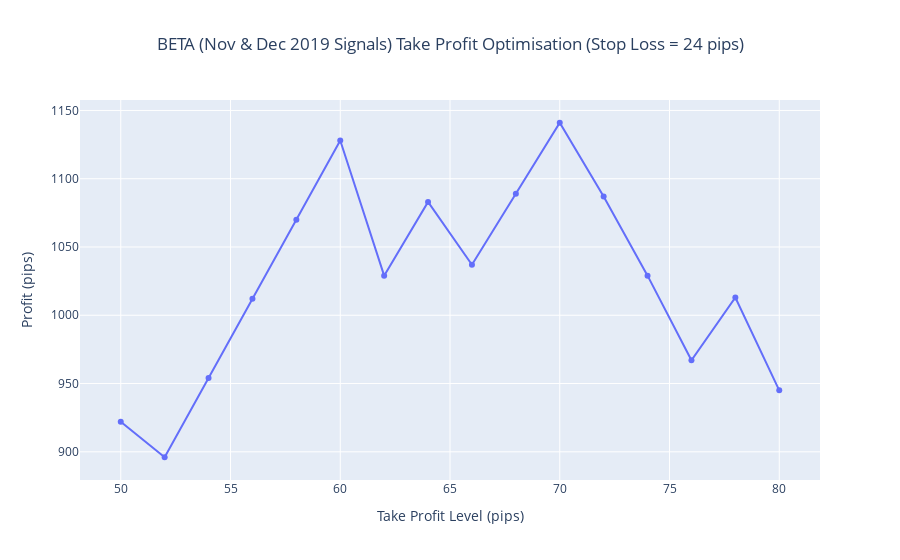

Notebook code for this chart:
### Code cell
fig = go.Figure(data=go.Scatter(x=list(take_profits), y=profits))
fig.update_layout(
    title="BETA (Nov & Dec 2019 Signals) Take Profit Optimisation (Stop Loss = 24 pips)",
    title_x=0.5,
    xaxis_title="Take Profit Level (pips)",
    yaxis_title="Profit (pips)"
)
fig.show()

### Figure 1 — Plotly figure (JSON) as saved in the notebook; plotly's stock layout.template omitted (floating-point values rounded to 4 significant figures)
{"data": [{"type": "scatter", "x": [50, 52, 54, 56, 58, 60, 62, 64, 66, 68, 70, 72, 74, 76, 78, 80], "y": [922.0, 896.0, 954.0, 1012.0, 1070.0, 1128.0, 1029.0, 1083.0, 1037.0, 1089.0, 1141.0, 1087.0, 1029.0, 967.0, 1013.0, 945.0]}], "layout": {"title": {"text": "BETA (Nov & Dec 2019 Signals) Take Profit Optimisation (Stop Loss = 24 pips)", "x": 0.5}, "xaxis": {"title": {"text": "Take Profit Level (pips)"}}, "yaxis": {"title": {"text": "Profit (pips)"}}}}
